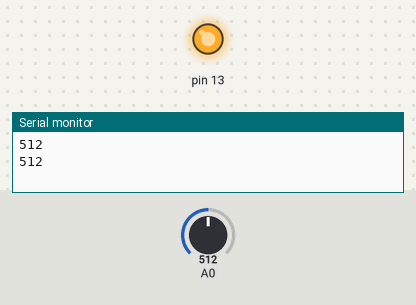
Bench run of a sketch on a simulated Arduino Uno, built with avr-gcc and run on an emulated ATmega328P. Shown: output pins drawn as LEDs (lit = HIGH), the last lines printed to the serial monitor. Inputs (shaded band) come from the test bench; at power-on: A0 = 512.

Above: at 1.8 s.
1.9 s: A0 set to 293
3.4 s: A0 set to 260
At 5.0 s:
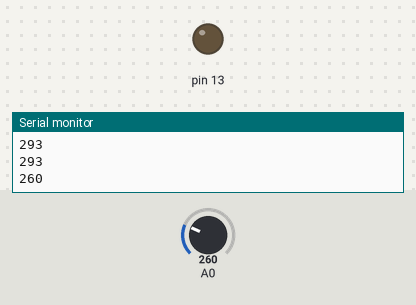
5.5 s: A0 set to 285
At 6.5 s:
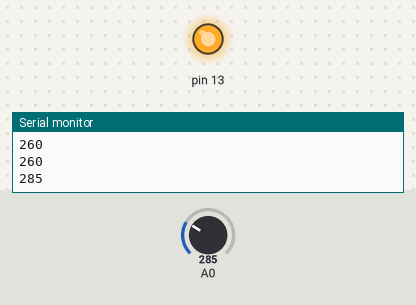
7.5 s: A0 set to 265
At 9.3 s:
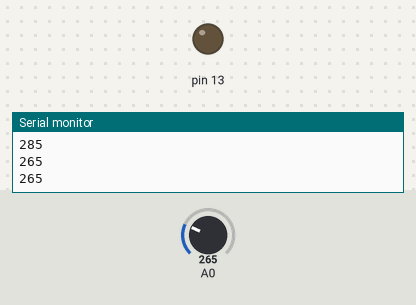
Timing chart, 0 to 10.5 s (numbered marks = the images above; inputs shaded):
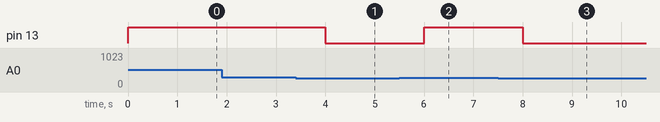

The sketch:

MQ135_Alarm.ino
```cpp
int a;
void setup()
{

Serial.begin(9600);
pinMode(13, OUTPUT);
pinMode( 3, INPUT);

}

void loop()
{

a = analogRead(0);
if(a>275)
{
digitalWrite(13, HIGH);
}
else
digitalWrite(13, LOW);
Serial.println(a, DEC);

delay(1000);

}
```

Measured:
- the behaviour switches between 276 and 275 on A0 (found by bisection; images 0 and 1)
- after the input at 3.4 s, pin 13: HIGH → LOW after 0.60 s
- after the input at 5.5 s, pin 13: LOW → HIGH after 0.50 s
- after the input at 7.5 s, pin 13: HIGH → LOW after 0.50 s
